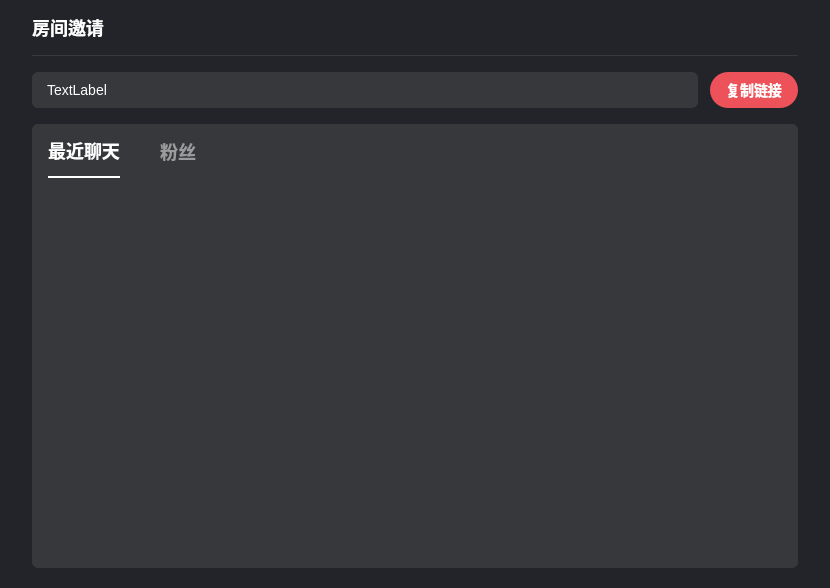
<?xml version="1.0" encoding="UTF-8"?>
<ui version="4.0">
 <class>RoomInvitePage</class>
 <widget class="QDialog" name="RoomInvitePage">
  <property name="geometry">
   <rect>
    <x>0</x>
    <y>0</y>
    <width>830</width>
    <height>588</height>
   </rect>
  </property>
  <property name="windowTitle">
   <string>房间邀请</string>
  </property>
  <property name="styleSheet">
   <string notr="true">background: #222429;
border-radius: 12px;</string>
  </property>
  <layout class="QVBoxLayout" name="verticalLayout">
   <property name="spacing">
    <number>0</number>
   </property>
   <property name="leftMargin">
    <number>0</number>
   </property>
   <property name="topMargin">
    <number>0</number>
   </property>
   <property name="rightMargin">
    <number>0</number>
   </property>
   <property name="bottomMargin">
    <number>0</number>
   </property>
   <item>
    <widget class="QWidget" name="widget" native="true">
     <property name="styleSheet">
      <string notr="true"/>
     </property>
     <layout class="QVBoxLayout" name="verticalLayout_2">
      <property name="spacing">
       <number>16</number>
      </property>
      <property name="leftMargin">
       <number>32</number>
      </property>
      <property name="topMargin">
       <number>0</number>
      </property>
      <property name="rightMargin">
       <number>32</number>
      </property>
      <property name="bottomMargin">
       <number>20</number>
      </property>
      <item>
       <widget class="QWidget" name="widget_1" native="true">
        <property name="minimumSize">
         <size>
          <width>0</width>
          <height>56</height>
         </size>
        </property>
        <property name="maximumSize">
         <size>
          <width>16777215</width>
          <height>56</height>
         </size>
        </property>
        <property name="styleSheet">
         <string notr="true">QWidget
{
	border-top-right-radius: 20px;
	border-bottom-right-radius: 0px;
	border-top-left-radius: 20px;
	border-bottom-left-radius: 0px;
    border-bottom: 1px solid rgba(255,255,255,0.1);
}


QPushButton {
     border:none;

font-family: &quot;微软雅黑&quot;;
font-weight: 500;
font-size: 18px;
color: rgba(255, 255, 255, 0.5);
line-height: 25px;   
}

QPushButton:checked {
   border:none;

font-family: &quot;微软雅黑&quot;;
font-weight: 500;
font-size: 18px;
color: #ffffff;
line-height: 25px;   
}

</string>
        </property>
        <layout class="QHBoxLayout" name="horizontalLayout_30">
         <property name="spacing">
          <number>24</number>
         </property>
         <property name="leftMargin">
          <number>0</number>
         </property>
         <property name="topMargin">
          <number>0</number>
         </property>
         <property name="rightMargin">
          <number>0</number>
         </property>
         <property name="bottomMargin">
          <number>1</number>
         </property>
         <item>
          <widget class="QPushButton" name="onlineBtn">
           <property name="text">
            <string>房间邀请</string>
           </property>
           <property name="checkable">
            <bool>true</bool>
           </property>
           <property name="checked">
            <bool>true</bool>
           </property>
          </widget>
         </item>
         <item>
          <spacer name="horizontalSpacer_13">
           <property name="orientation">
            <enum>Qt::Horizontal</enum>
           </property>
           <property name="sizeHint" stdset="0">
            <size>
             <width>40</width>
             <height>20</height>
            </size>
           </property>
          </spacer>
         </item>
         <item>
          <widget class="QPushButton" name="closeBtn">
           <property name="minimumSize">
            <size>
             <width>24</width>
             <height>24</height>
            </size>
           </property>
           <property name="maximumSize">
            <size>
             <width>24</width>
             <height>24</height>
            </size>
           </property>
           <property name="styleSheet">
            <string notr="true">QPushButton{	
border:none;
}
QPushButton::hover{
border:none;
background:#3E3E3E;
}
QPushButton::checked {
border:none;
}

</string>
           </property>
           <property name="text">
            <string/>
           </property>
           <property name="icon">
            <iconset resource="../res.qrc">
             <normaloff>:/images/login_close_n.png</normaloff>:/images/login_close_n.png</iconset>
           </property>
           <property name="iconSize">
            <size>
             <width>28</width>
             <height>28</height>
            </size>
           </property>
          </widget>
         </item>
        </layout>
       </widget>
      </item>
      <item>
       <widget class="QWidget" name="widget_2" native="true">
        <layout class="QVBoxLayout" name="verticalLayout_3">
         <property name="spacing">
          <number>16</number>
         </property>
         <property name="leftMargin">
          <number>0</number>
         </property>
         <property name="topMargin">
          <number>0</number>
         </property>
         <property name="rightMargin">
          <number>0</number>
         </property>
         <property name="bottomMargin">
          <number>0</number>
         </property>
         <item>
          <widget class="QWidget" name="widget_3" native="true">
           <property name="minimumSize">
            <size>
             <width>0</width>
             <height>36</height>
            </size>
           </property>
           <property name="maximumSize">
            <size>
             <width>16777215</width>
             <height>36</height>
            </size>
           </property>
           <layout class="QHBoxLayout" name="horizontalLayout">
            <property name="spacing">
             <number>12</number>
            </property>
            <property name="leftMargin">
             <number>0</number>
            </property>
            <property name="topMargin">
             <number>0</number>
            </property>
            <property name="rightMargin">
             <number>0</number>
            </property>
            <property name="bottomMargin">
             <number>0</number>
            </property>
            <item>
             <widget class="QLabel" name="label">
              <property name="styleSheet">
               <string notr="true">background: #36383B;
border-radius: 6px;
padding-left: 12px;


font-family: &quot;微软雅黑&quot;;
font-weight: 400;
font-size: 14px;
color: #FFFFFF;
line-height: 22px;
text-align: left;
font-style: normal;</string>
              </property>
              <property name="text">
               <string>TextLabel</string>
              </property>
             </widget>
            </item>
            <item>
             <widget class="QPushButton" name="copyBtn">
              <property name="minimumSize">
               <size>
                <width>88</width>
                <height>36</height>
               </size>
              </property>
              <property name="maximumSize">
               <size>
                <width>88</width>
                <height>36</height>
               </size>
              </property>
              <property name="styleSheet">
               <string notr="true">background: #ED525A;
border-radius: 18px;

font-family: &quot;微软雅黑&quot;;
font-weight: 500;
font-size: 14px;
color: #FFFFFF;
line-height: 20px;
text-align: center;
font-style: normal;</string>
              </property>
              <property name="text">
               <string>复制链接</string>
              </property>
             </widget>
            </item>
           </layout>
          </widget>
         </item>
         <item>
          <widget class="QWidget" name="widget_4" native="true">
           <property name="styleSheet">
            <string notr="true">background: #36383B;
border-radius: 6px;</string>
           </property>
           <layout class="QVBoxLayout" name="verticalLayout_5">
            <property name="spacing">
             <number>0</number>
            </property>
            <property name="leftMargin">
             <number>16</number>
            </property>
            <property name="topMargin">
             <number>0</number>
            </property>
            <property name="rightMargin">
             <number>16</number>
            </property>
            <property name="bottomMargin">
             <number>0</number>
            </property>
            <item>
             <widget class="QWidget" name="widget_5" native="true">
              <property name="minimumSize">
               <size>
                <width>0</width>
                <height>54</height>
               </size>
              </property>
              <property name="maximumSize">
               <size>
                <width>16777215</width>
                <height>54</height>
               </size>
              </property>
              <property name="styleSheet">
               <string notr="true">QPushButton {
border:none;
font-family: &quot;微软雅黑&quot;;
font-weight: 500;
font-size: 18px;
color: rgba(255, 255, 255, 0.5);
line-height: 25px;   
}

QPushButton:checked {
border-radius: 0px;
border:none;
font-family: &quot;微软雅黑&quot;;
font-weight: 500;
font-size: 18px;
color: #ffffff;
border-bottom: 2px solid #FFFFFF;
}

</string>
              </property>
              <layout class="QHBoxLayout" name="horizontalLayout_2">
               <property name="spacing">
                <number>40</number>
               </property>
               <property name="leftMargin">
                <number>0</number>
               </property>
               <property name="topMargin">
                <number>0</number>
               </property>
               <property name="rightMargin">
                <number>0</number>
               </property>
               <property name="bottomMargin">
                <number>0</number>
               </property>
               <item>
                <widget class="QPushButton" name="pushButton">
                 <property name="minimumSize">
                  <size>
                   <width>0</width>
                   <height>54</height>
                  </size>
                 </property>
                 <property name="text">
                  <string>最近聊天</string>
                 </property>
                 <property name="checkable">
                  <bool>true</bool>
                 </property>
                 <property name="checked">
                  <bool>true</bool>
                 </property>
                 <attribute name="buttonGroup">
                  <string notr="true">buttonGroup</string>
                 </attribute>
                </widget>
               </item>
               <item>
                <widget class="QPushButton" name="pushButton_2">
                 <property name="minimumSize">
                  <size>
                   <width>0</width>
                   <height>54</height>
                  </size>
                 </property>
                 <property name="text">
                  <string>粉丝</string>
                 </property>
                 <property name="checkable">
                  <bool>true</bool>
                 </property>
                 <property name="checked">
                  <bool>false</bool>
                 </property>
                 <attribute name="buttonGroup">
                  <string notr="true">buttonGroup</string>
                 </attribute>
                </widget>
               </item>
               <item>
                <spacer name="horizontalSpacer">
                 <property name="orientation">
                  <enum>Qt::Horizontal</enum>
                 </property>
                 <property name="sizeHint" stdset="0">
                  <size>
                   <width>40</width>
                   <height>20</height>
                  </size>
                 </property>
                </spacer>
               </item>
              </layout>
             </widget>
            </item>
            <item>
             <widget class="QListWidget" name="listWidget"/>
            </item>
           </layout>
          </widget>
         </item>
        </layout>
       </widget>
      </item>
     </layout>
    </widget>
   </item>
  </layout>
 </widget>
 <resources>
  <include location="../res.qrc"/>
 </resources>
 <connections/>
 <buttongroups>
  <buttongroup name="buttonGroup"/>
 </buttongroups>
</ui>
